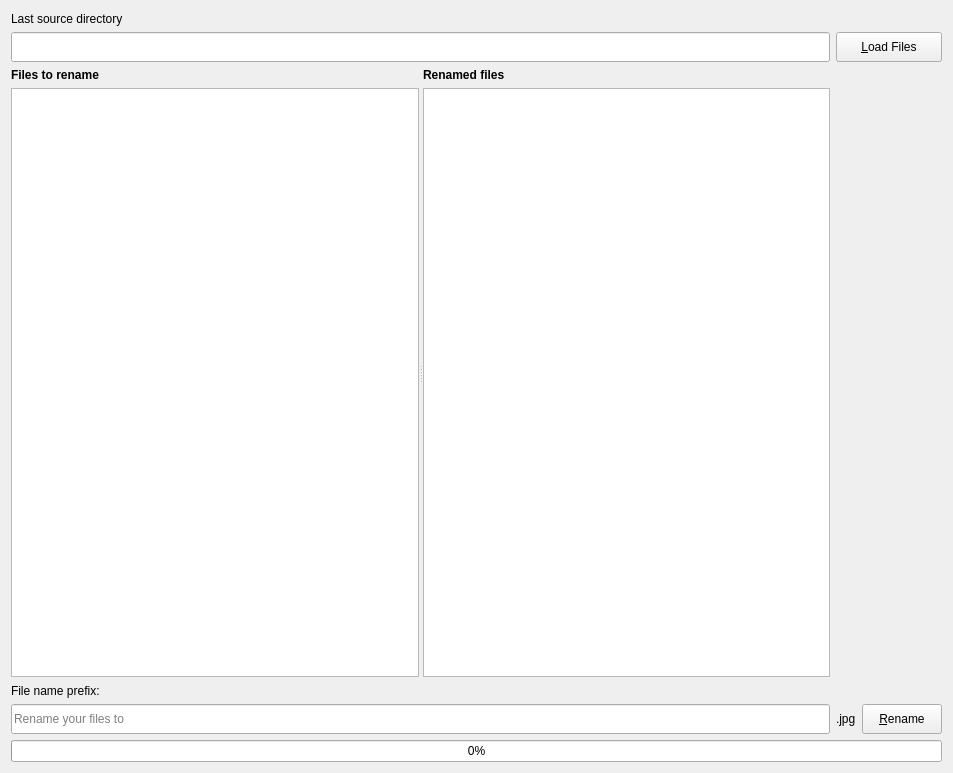
<?xml version="1.0" encoding="UTF-8"?>
<ui version="4.0">
 <class>Window</class>
 <widget class="QWidget" name="Window">
  <property name="geometry">
   <rect>
    <x>0</x>
    <y>0</y>
    <width>953</width>
    <height>773</height>
   </rect>
  </property>
  <property name="windowTitle">
   <string>RP Renamer</string>
  </property>
  <layout class="QGridLayout" name="gridLayout">
   <item row="0" column="0" colspan="3">
    <widget class="QLabel" name="label">
     <property name="minimumSize">
      <size>
       <width>0</width>
       <height>15</height>
      </size>
     </property>
     <property name="maximumSize">
      <size>
       <width>16777215</width>
       <height>15</height>
      </size>
     </property>
     <property name="text">
      <string>Last source directory</string>
     </property>
    </widget>
   </item>
   <item row="1" column="0">
    <widget class="QLineEdit" name="dirEdit">
     <property name="minimumSize">
      <size>
       <width>0</width>
       <height>30</height>
      </size>
     </property>
     <property name="maximumSize">
      <size>
       <width>16777215</width>
       <height>30</height>
      </size>
     </property>
     <property name="readOnly">
      <bool>true</bool>
     </property>
    </widget>
   </item>
   <item row="1" column="1" colspan="2">
    <widget class="QPushButton" name="loadFilesButton">
     <property name="minimumSize">
      <size>
       <width>0</width>
       <height>30</height>
      </size>
     </property>
     <property name="maximumSize">
      <size>
       <width>16777215</width>
       <height>30</height>
      </size>
     </property>
     <property name="text">
      <string>&amp;Load Files</string>
     </property>
    </widget>
   </item>
   <item row="2" column="0">
    <widget class="QSplitter" name="splitter">
     <property name="orientation">
      <enum>Qt::Horizontal</enum>
     </property>
     <widget class="QWidget" name="">
      <layout class="QVBoxLayout" name="verticalLayout">
       <item>
        <widget class="QLabel" name="label_2">
         <property name="font">
          <font>
           <bold>true</bold>
          </font>
         </property>
         <property name="text">
          <string>Files to rename</string>
         </property>
        </widget>
       </item>
       <item>
        <widget class="QListWidget" name="scrFileList"/>
       </item>
      </layout>
     </widget>
     <widget class="QWidget" name="">
      <layout class="QVBoxLayout" name="verticalLayout_2">
       <item>
        <widget class="QLabel" name="label_3">
         <property name="font">
          <font>
           <bold>true</bold>
          </font>
         </property>
         <property name="text">
          <string>Renamed files</string>
         </property>
        </widget>
       </item>
       <item>
        <widget class="QListWidget" name="dstFileList"/>
       </item>
      </layout>
     </widget>
    </widget>
   </item>
   <item row="3" column="0">
    <widget class="QLabel" name="label_4">
     <property name="minimumSize">
      <size>
       <width>0</width>
       <height>15</height>
      </size>
     </property>
     <property name="maximumSize">
      <size>
       <width>16777215</width>
       <height>15</height>
      </size>
     </property>
     <property name="text">
      <string>File name prefix:</string>
     </property>
    </widget>
   </item>
   <item row="4" column="0">
    <widget class="QLineEdit" name="prefixEdit">
     <property name="minimumSize">
      <size>
       <width>0</width>
       <height>30</height>
      </size>
     </property>
     <property name="maximumSize">
      <size>
       <width>16777215</width>
       <height>30</height>
      </size>
     </property>
     <property name="placeholderText">
      <string>Rename your files to</string>
     </property>
    </widget>
   </item>
   <item row="4" column="1">
    <widget class="QLabel" name="extensionLabel">
     <property name="minimumSize">
      <size>
       <width>0</width>
       <height>30</height>
      </size>
     </property>
     <property name="maximumSize">
      <size>
       <width>16777215</width>
       <height>30</height>
      </size>
     </property>
     <property name="text">
      <string>.jpg</string>
     </property>
    </widget>
   </item>
   <item row="4" column="2">
    <widget class="QPushButton" name="renameFilesButton">
     <property name="minimumSize">
      <size>
       <width>0</width>
       <height>30</height>
      </size>
     </property>
     <property name="maximumSize">
      <size>
       <width>16777215</width>
       <height>30</height>
      </size>
     </property>
     <property name="text">
      <string>&amp;Rename</string>
     </property>
    </widget>
   </item>
   <item row="5" column="0" colspan="3">
    <widget class="QProgressBar" name="progressBar">
     <property name="value">
      <number>0</number>
     </property>
    </widget>
   </item>
  </layout>
 </widget>
 <resources/>
 <connections/>
</ui>
